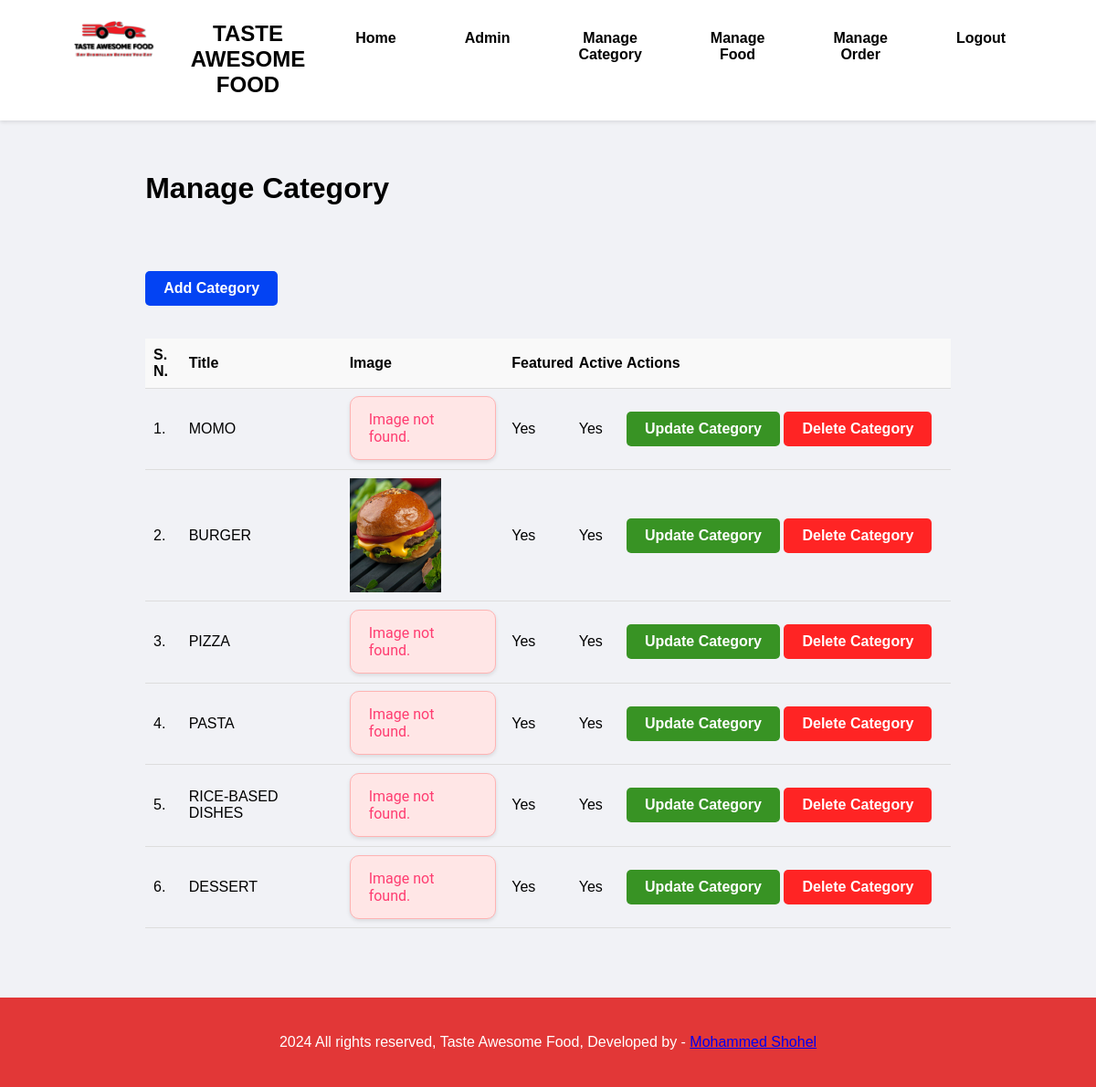
Screenshot of /admin/manage-category.php (signed in) with the database file from the repository.
### tables this page shows
CREATE TABLE `tbl_category` (
  `id` int(10) NOT NULL,
  `title` varchar(100) NOT NULL,
  `image_name` varchar(255) DEFAULT NULL,
  `featured` varchar(10) DEFAULT NULL,
  `active` varchar(10) DEFAULT NULL
);

### admin/manage-category.php (the view, shortened to what this page needs)
<?php include('partials/menu.php'); ?>
<div class="main-content">
    <div class="wrapper">
        <h1>Manage Category</h1>
        <br><br>
        <br><br>
        <a href="<?php echo SITEURL; ?>admin/add-category.php" class="btn-primary">Add Category</a>
        <br><br><br>
        <table class="tbl-full">
            <tr>
                <th>S. N.</th>
                <th>Title</th>
                <th>Image</th>
                <th>Featured</th>
                <th>Active</th>
                <th>Actions</th>
            </tr>
            <?php
            $sql = "SELECT * FROM tbl_category";
            $res = mysqli_query($conn, $sql);
            $count = mysqli_num_rows($res);
            if ($count > 0) {
                $sn = 1;
                while ($row = mysqli_fetch_assoc($res)) {
                    $id = $row['id'];
                    $title = $row['title'];
                    $image_name = $row['image_name'];
                    $featured = $row['featured'];
                    $active = $row['active'];
            ?>
                    <tr>
                        <td><?php echo $sn++; ?>.</td>
                        <td><?php echo $title; ?></td>
                        <td>
                            <?php
                            if ($image_name != "") {
                                $image_path = "../images/category/" . $image_name;
                                if (file_exists($image_path)) {
                            ?>
                                    <img src="<?php echo SITEURL; ?>images/category/<?php echo $image_name; ?>" width="100px">
                            <?php
                                } else {
                                    echo "<div class='error'>Image not found.</div>";
                                }
                            } else {
                                echo "<div class='error'>Image not added.</div>";
                            }
                            ?>
                        </td>
                        <td><?php echo $featured; ?></td>
                        <td><?php echo $active; ?></td>
                        <td>
                            <a href="<?php echo SITEURL; ?>admin/update-category.php?id=<?php echo $id; ?>" class="btn-secondary">Update Category</a>
                            <a href="<?php echo SITEURL; ?>admin/delete-category.php?id=<?php echo $id; ?>&image_name=<?php echo $image_name; ?>" class="btn-danger">Delete Category</a>
                        </td>
                    </tr>
                <?php
                }
            }
            ?>
        </table>
    </div>
</div>
<?php include('partials/footer.php'); ?>

### admin/partials/menu.php (shortened to what this page needs)
<html>
<head>
    <link rel="stylesheet" href="../css/admin.css">
</head>
<body>
    <div class="menu">
        <div class="wrapper">
            <ul>
                <li>
                    <img src="<?php echo SITEURL; ?>images/logo1.png" alt="Restaurant Logo">
                </li>
                <li>
                    TASTE AWESOME FOOD
                </li>
                <li><a href="index.php">Home</a></li>
                <li><a href="manage-admin.php">Admin</a></li>
                <li><a href="manage-category.php">Manage Category</a></li>
                <li><a href="manage-food.php">Manage Food</a></li>
                <li><a href="manage-order.php">Manage Order</a></li>
                <li><a href="logout.php">Logout</a></li>
            </ul>
        </div>
    </div>
</body>
</html>

### admin/partials/footer.php
<div class="footer">
    <div class="wrapper">
        <p class="text-center">2024 All rights reserved, Taste Awesome Food, Developed by - <a href="#"> Mohammed Shohel</a></p>
    </div>
</div>

### css/admin.css (style rules this page uses)
body { font-family: Arial, sans-serif; background-color: #f1f2f6; }
* { margin: 0; padding: 0; font-family: Arial, Helvetica, sans-serif; box-sizing: border-box; }
.wrapper { padding: 20px; width: 80%; margin: 0 auto; }
.text-center { text-align: center; }
.menu { border-bottom: 2px solid transparent; padding: 3px 0; background-color: #ffffff; box-shadow: 0 2px 4px rgba(0, 0, 0, 0.1); position: sticky; top: 0; z-index: 1000; transition: all 0.3s ease-in-out; }
.menu ul { list-style-type: none; display: flex; justify-content: center; margin: 0; padding: 0; }
.menu ul li { margin: 0 15px; }
.menu ul li a { text-decoration: none; font-weight: bold; color: #333; transition: color 0.3s, background-color 0.3s, transform 0.3s; padding: 10px 20px; border-radius: 5px; position: relative; display: inline-block; }
.menu ul li a::before { content: ''; position: absolute; width: 0; height: 3px; bottom: -5px; left: 50%; transform: translateX(-50%); background-color: transparent; transition: width 0.3s ease-in-out, background-color 0.3s ease-in-out; }
.main-content { background-color: #f1f2f6; padding: 3% 2%; transition: padding 0.3s ease-in-out; }
.tbl-full, .tbl-30 { width: 100%; border-collapse: collapse; margin-bottom: 20px; }
table tr th, table tr td { border-bottom: 1px solid #ddd; padding: 1%; text-align: left; transition: background-color 0.3s ease-in-out; }
table tr th { background-color: #f9f9f9; }
.btn-primary, .btn-secondary, .btn-danger { display: inline-block; padding: 10px 20px; color: white; text-decoration: none; font-weight: bold; border-radius: 5px; transition: background-color 0.3s, color 0.3s, transform 0.3s; }
.btn-primary { background-color: #0343f3; }
.btn-secondary { background-color: #389324; }
.btn-danger { background-color: #ff2424; }
:root { --success-text-color: #00ab66; --success-bg-color: #f0fff4; --success-border-color: #8beac2; --error-text-color: #ff3d71; --error-bg-color: #ffe6e6; --error-border-color: #ffb3b3; --info-text-color: #31708f; --info-bg-color: #d9edf7; --info-border-color: #bce8f1; --font-family: 'Roboto', Arial, sans-serif; --font-size: 16px; --border-radius: 10px; --box-shadow: 0 2px 4px rgba(0, 0, 0, 0.1); --padding: 10px; --padding-error: 15px 20px; --margin-bottom: 1px; --container-padding: 5px; }
.error { color: var(--error-text-color); background-color: var(--error-bg-color); border: 1px solid var(--error-border-color); padding: var(--padding-error); border-radius: var(--border-radius); box-shadow: var(--box-shadow); margin-bottom: var(--margin-bottom); font-size: var(--font-size); font-family: var(--font-family); transition: transform 0.3s ease, box-shadow 0.3s ease; display: inline-block; }
.main-content, .message-container { animation: fadeIn 0.5s ease-in-out; }
.footer { background-color: rgb(226, 55, 55); color: white; padding: 20px; text-align: center; }

### admin/partials/menu.php (style rules this page uses)
.menu { text-align: center; }
.menu .wrapper { display: inline-block; }
.menu ul { list-style-type: none; padding: 0; margin: 0; }
.menu ul li { display: inline-block; margin-right: 20px; vertical-align: middle; }
.menu ul li img { width: 100px; height: auto; }
.menu ul li:nth-child(2) { font-size: 24px; font-weight: bold; animation: text-animation 2s infinite alternate; }
.menu ul li a { text-decoration: none; color: black; }

### rows the page displays
tbl_category: title "MOMO", shows "Image not found.", featured "Yes", active "Yes"
tbl_category: title "BURGER", image_name (picture), featured "Yes", active "Yes"
tbl_category: title "PIZZA", shows "Image not found.", featured "Yes", active "Yes"
tbl_category: title "PASTA", shows "Image not found.", featured "Yes", active "Yes"
tbl_category: title "RICE-BASED DISHES", shows "Image not found.", featured "Yes", active "Yes"
tbl_category: title "DESSERT", image_name "Image not found.", featured "Yes", active "Yes"
